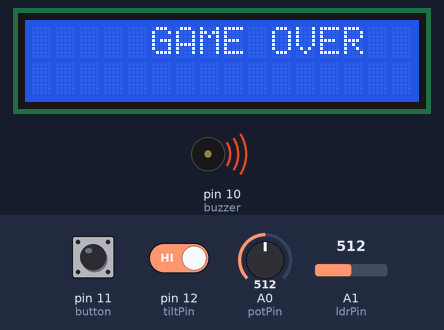
Bench run of a sketch on a simulated Arduino Uno, built with avr-gcc and run on an emulated ATmega328P. On the bench: 16×2 character LCD, buzzer (waves = sounding). The test bench sets the inputs (shaded band); at power-on: pin 12 (tiltPin) HIGH, pin 11 (button) HIGH, A0 (potPin) = 512, A1 (ldrPin) = 512. Random numbers use the default seed unless the sketch sets one; what the sketch prints to the serial monitor is not drawn.

Above: at 1.3 s.
1.4 s: pin 12 (tiltPin) driven LOW
4.4 s: pin 11 (button) pulled LOW for 1 s
At 5.35 s:
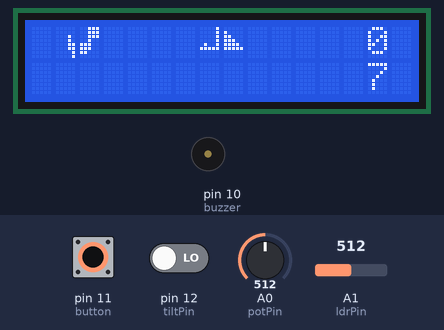
At 5.95 s:
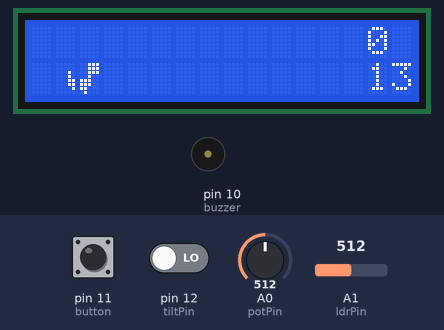
6.0 s: A0 (potPin) set to 716
At 8.6 s:
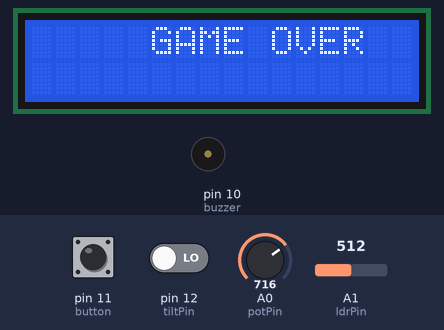
9.0 s: A0 (potPin) set to 524
11.0 s: A0 (potPin) set to 502
13.7 s: A1 (ldrPin) set to 104
16.7 s: A1 (ldrPin) set to 89
At 20.82 s:
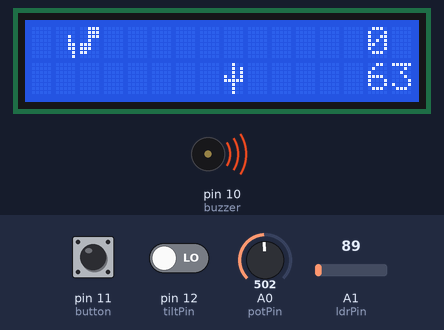
Timing chart, 0 to 26.1 s (numbered marks = the images above; inputs shaded):
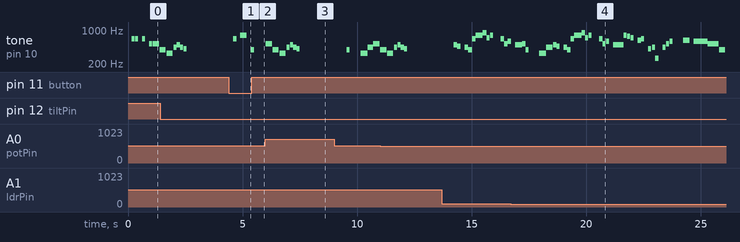

The sketch:

Chrome_Dino_Game_on_LCD_with_Multiple_Control_Systems.ino
```cpp
#include <Wire.h>
#include <LiquidCrystal_I2C.h>

// I2C LCD initialization (Adjust address as needed)
LiquidCrystal_I2C lcd(0x27, 16, 2);

// Custom characters (Dino, branches, bird)
byte DINO_STANDING_PART_1[8]   = {B00000, B00000, B00010, B00010, B00011, B00011, B00001, B00001};
byte DINO_STANDING_PART_2[8]   = {B00111, B00111, B00111, B00100, B11100, B11100, B11000, B01000};
byte DINO_RIGHT_FOOT_PART_1[8] = {B00000, B00000, B00010, B00010, B00011, B00011, B00001, B00001};
byte DINO_RIGHT_FOOT_PART_2[8] = {B00111, B00111, B00111, B00100, B11100, B11100, B11000, B00000};
byte DINO_LEFT_FOOT_PART_1[8]  = {B00000, B00000, B00010, B00010, B00011, B00011, B00001, B00000};
byte DINO_LEFT_FOOT_PART_2[8]  = {B00111, B00111, B00111, B00100, B11100, B11100, B11000, B01000};
byte DOUBLE_BRANCH_PART_1[8]   = {B00000, B00100, B00100, B10100, B10100, B11100, B00100, B00100};
byte DOUBLE_BRANCH_PART_2[8]   = {B00100, B00101, B00101, B10101, B11111, B00100, B00100, B00100};
byte BIRD_WINGS_PART_1[8]      = {B00001, B00001, B00001, B00001, B01001, B11111, B00000, B00000};
byte BIRD_WINGS_PART_2[8]      = {B00000, B10000, B11000, B11100, B11110, B11111, B00000, B00000};

#define NOTE_B0  31
#define NOTE_C1  33
#define NOTE_CS1 35
#define NOTE_D1  37
#define NOTE_DS1 39
#define NOTE_E1  41
#define NOTE_F1  44
#define NOTE_FS1 46
#define NOTE_G1  49
#define NOTE_GS1 52
#define NOTE_A1  55
#define NOTE_AS1 58
#define NOTE_B1  62
#define NOTE_C2  65
#define NOTE_CS2 69
#define NOTE_D2  73
#define NOTE_DS2 78
#define NOTE_E2  82
#define NOTE_F2  87
#define NOTE_FS2 93
#define NOTE_G2  98
#define NOTE_GS2 104
#define NOTE_A2  110
#define NOTE_AS2 117
#define NOTE_B2  123
#define NOTE_C3  131
#define NOTE_CS3 139
#define NOTE_D3  147
#define NOTE_DS3 156
#define NOTE_E3  165
#define NOTE_F3  175
#define NOTE_FS3 185
#define NOTE_G3  196
#define NOTE_GS3 208
#define NOTE_A3  220
#define NOTE_AS3 233
#define NOTE_B3  247
#define NOTE_C4  262
#define NOTE_CS4 277
#define NOTE_D4  294
#define NOTE_DS4 311
#define NOTE_E4  330
#define NOTE_F4  349
#define NOTE_FS4 370
#define NOTE_G4  392
#define NOTE_GS4 415
#define NOTE_A4  440
#define NOTE_AS4 466
#define NOTE_B4  494
#define NOTE_C5  523
#define NOTE_CS5 554
#define NOTE_D5  587
#define NOTE_DS5 622
#define NOTE_E5  659
#define NOTE_F5  698
#define NOTE_FS5 740
#define NOTE_G5  784
#define NOTE_GS5 831
#define NOTE_A5  880
#define NOTE_AS5 932
#define NOTE_B5  988
#define NOTE_C6  1047
#define NOTE_CS6 1109
#define NOTE_D6  1175
#define NOTE_DS6 1245
#define NOTE_E6  1319
#define NOTE_F6  1397
#define NOTE_FS6 1480
#define NOTE_G6  1568
#define NOTE_GS6 1661
#define NOTE_A6  1760
#define NOTE_AS6 1865
#define NOTE_B6  1976
#define NOTE_C7  2093
#define NOTE_CS7 2217
#define NOTE_D7  2349
#define NOTE_DS7 2489
#define NOTE_E7  2637
#define NOTE_F7  2794
#define NOTE_FS7 2960
#define NOTE_G7  3136
#define NOTE_GS7 3322
#define NOTE_A7  3520
#define NOTE_AS7 3729
#define NOTE_B7  3951
#define NOTE_C8  4186
#define NOTE_CS8 4435
#define NOTE_D8  4699
#define NOTE_DS8 4978
#define REST      0

int melody[] = {

  // Super Mario Bros theme
  // Score available at https://musescore.com/user/2123/scores/2145
  // Theme by Koji Kondo


  NOTE_E5,8, NOTE_E5,8, REST,8, NOTE_E5,8, REST,8, NOTE_C5,8, NOTE_E5,8, //1
  NOTE_G5,4, REST,4, NOTE_G4,8, REST,4,
  NOTE_C5,-4, NOTE_G4,8, REST,4, NOTE_E4,-4, // 3
  NOTE_A4,4, NOTE_B4,4, NOTE_AS4,8, NOTE_A4,4,
  NOTE_G4,-8, NOTE_E5,-8, NOTE_G5,-8, NOTE_A5,4, NOTE_F5,8, NOTE_G5,8,
  REST,8, NOTE_E5,4,NOTE_C5,8, NOTE_D5,8, NOTE_B4,-4,
  NOTE_C5,-4, NOTE_G4,8, REST,4, NOTE_E4,-4, // repeats from 3
  NOTE_A4,4, NOTE_B4,4, NOTE_AS4,8, NOTE_A4,4,
  NOTE_G4,-8, NOTE_E5,-8, NOTE_G5,-8, NOTE_A5,4, NOTE_F5,8, NOTE_G5,8,
  REST,8, NOTE_E5,4,NOTE_C5,8, NOTE_D5,8, NOTE_B4,-4,


  REST,4, NOTE_G5,8, NOTE_FS5,8, NOTE_F5,8, NOTE_DS5,4, NOTE_E5,8,//7
  REST,8, NOTE_GS4,8, NOTE_A4,8, NOTE_C4,8, REST,8, NOTE_A4,8, NOTE_C5,8, NOTE_D5,8,
  REST,4, NOTE_DS5,4, REST,8, NOTE_D5,-4,
  NOTE_C5,2, REST,2,

  REST,4, NOTE_G5,8, NOTE_FS5,8, NOTE_F5,8, NOTE_DS5,4, NOTE_E5,8,//repeats from 7
  REST,8, NOTE_GS4,8, NOTE_A4,8, NOTE_C4,8, REST,8, NOTE_A4,8, NOTE_C5,8, NOTE_D5,8,
  REST,4, NOTE_DS5,4, REST,8, NOTE_D5,-4,
  NOTE_C5,2, REST,2,

  NOTE_C5,8, NOTE_C5,4, NOTE_C5,8, REST,8, NOTE_C5,8, NOTE_D5,4,//11
  NOTE_E5,8, NOTE_C5,4, NOTE_A4,8, NOTE_G4,2,

  NOTE_C5,8, NOTE_C5,4, NOTE_C5,8, REST,8, NOTE_C5,8, NOTE_D5,8, NOTE_E5,8,//13
  REST,1,
  NOTE_C5,8, NOTE_C5,4, NOTE_C5,8, REST,8, NOTE_C5,8, NOTE_D5,4,
  NOTE_E5,8, NOTE_C5,4, NOTE_A4,8, NOTE_G4,2,
  NOTE_E5,8, NOTE_E5,8, REST,8, NOTE_E5,8, REST,8, NOTE_C5,8, NOTE_E5,4,
  NOTE_G5,4, REST,4, NOTE_G4,4, REST,4,
  NOTE_C5,-4, NOTE_G4,8, REST,4, NOTE_E4,-4, // 19

  NOTE_A4,4, NOTE_B4,4, NOTE_AS4,8, NOTE_A4,4,
  NOTE_G4,-8, NOTE_E5,-8, NOTE_G5,-8, NOTE_A5,4, NOTE_F5,8, NOTE_G5,8,
  REST,8, NOTE_E5,4, NOTE_C5,8, NOTE_D5,8, NOTE_B4,-4,

  NOTE_C5,-4, NOTE_G4,8, REST,4, NOTE_E4,-4, // repeats from 19
  NOTE_A4,4, NOTE_B4,4, NOTE_AS4,8, NOTE_A4,4,
  NOTE_G4,-8, NOTE_E5,-8, NOTE_G5,-8, NOTE_A5,4, NOTE_F5,8, NOTE_G5,8,
  REST,8, NOTE_E5,4, NOTE_C5,8, NOTE_D5,8, NOTE_B4,-4,

  NOTE_E5,8, NOTE_C5,4, NOTE_G4,8, REST,4, NOTE_GS4,4,//23
  NOTE_A4,8, NOTE_F5,4, NOTE_F5,8, NOTE_A4,2,
  NOTE_D5,-8, NOTE_A5,-8, NOTE_A5,-8, NOTE_A5,-8, NOTE_G5,-8, NOTE_F5,-8,

  NOTE_E5,8, NOTE_C5,4, NOTE_A4,8, NOTE_G4,2, //26
  NOTE_E5,8, NOTE_C5,4, NOTE_G4,8, REST,4, NOTE_GS4,4,
  NOTE_A4,8, NOTE_F5,4, NOTE_F5,8, NOTE_A4,2,
  NOTE_B4,8, NOTE_F5,4, NOTE_F5,8, NOTE_F5,-8, NOTE_E5,-8, NOTE_D5,-8,
  NOTE_C5,8, NOTE_E4,4, NOTE_E4,8, NOTE_C4,2,

  NOTE_E5,8, NOTE_C5,4, NOTE_G4,8, REST,4, NOTE_GS4,4,//repeats from 23
  NOTE_A4,8, NOTE_F5,4, NOTE_F5,8, NOTE_A4,2,
  NOTE_D5,-8, NOTE_A5,-8, NOTE_A5,-8, NOTE_A5,-8, NOTE_G5,-8, NOTE_F5,-8,

  NOTE_E5,8, NOTE_C5,4, NOTE_A4,8, NOTE_G4,2, //26
  NOTE_E5,8, NOTE_C5,4, NOTE_G4,8, REST,4, NOTE_GS4,4,
  NOTE_A4,8, NOTE_F5,4, NOTE_F5,8, NOTE_A4,2,
  NOTE_B4,8, NOTE_F5,4, NOTE_F5,8, NOTE_F5,-8, NOTE_E5,-8, NOTE_D5,-8,
  NOTE_C5,8, NOTE_E4,4, NOTE_E4,8, NOTE_C4,2,
  NOTE_C5,8, NOTE_C5,4, NOTE_C5,8, REST,8, NOTE_C5,8, NOTE_D5,8, NOTE_E5,8,
  REST,1,

  NOTE_C5,8, NOTE_C5,4, NOTE_C5,8, REST,8, NOTE_C5,8, NOTE_D5,4, //33
  NOTE_E5,8, NOTE_C5,4, NOTE_A4,8, NOTE_G4,2,
  NOTE_E5,8, NOTE_E5,8, REST,8, NOTE_E5,8, REST,8, NOTE_C5,8, NOTE_E5,4,
  NOTE_G5,4, REST,4, NOTE_G4,4, REST,4,
  NOTE_E5,8, NOTE_C5,4, NOTE_G4,8, REST,4, NOTE_GS4,4,
  NOTE_A4,8, NOTE_F5,4, NOTE_F5,8, NOTE_A4,2,
  NOTE_D5,-8, NOTE_A5,-8, NOTE_A5,-8, NOTE_A5,-8, NOTE_G5,-8, NOTE_F5,-8,

  NOTE_E5,8, NOTE_C5,4, NOTE_A4,8, NOTE_G4,2, //40
  NOTE_E5,8, NOTE_C5,4, NOTE_G4,8, REST,4, NOTE_GS4,4,
  NOTE_A4,8, NOTE_F5,4, NOTE_F5,8, NOTE_A4,2,
  NOTE_B4,8, NOTE_F5,4, NOTE_F5,8, NOTE_F5,-8, NOTE_E5,-8, NOTE_D5,-8,
  NOTE_C5,8, NOTE_E4,4, NOTE_E4,8, NOTE_C4,2,

  //game over sound
  NOTE_C5,-4, NOTE_G4,-4, NOTE_E4,4, //45
  NOTE_A4,-8, NOTE_B4,-8, NOTE_A4,-8, NOTE_GS4,-8, NOTE_AS4,-8, NOTE_GS4,-8,
  NOTE_G4,8, NOTE_D4,8, NOTE_E4,-2,

};

int notes = sizeof(melody) / sizeof(melody[0]) / 2;
int tempo = 200;
int wholenote = (60000 * 4) / tempo;
int currentNote = 0;
unsigned long musicTimer = 0;

// Variables
int dino_col_1 = 1;
int dino_col_2 = 2;
int dino_row = 1;

unsigned long timer = 0;    // Using millis instead of delay
int period = 100;           // Period in milliseconds
int flag = 1;

int branch_row = 0;
int branch_col = 13;
int period2 = 100;
unsigned long timer2 = 0;
int a = 0;
int b = 1;
int c = 2;
int d = 0;
unsigned long timer3 = 0;
int period3 = 100;
int points = 0;
int points2 = 0;
int randomNumber = 0;
int bird_col = 13;
int e = 0;
int bird_row = 1;
int currentSignal = 0;
int oldSignal = 0;
int f = 13;
int acceleration = 1;
unsigned long timer4 = 0;
int period4 = 800;
int button = 11; // Pushbutton pin for jumping
int buzzer = 10; // Buzzer pin for sound effects
int tiltPin = 12;


// Added for potentiometer
int potPin = A0;       // Potentiometer input pin
int potValue = 0;      // To store the potentiometer reading
int jumpThreshold = 512; // Adjust this threshold as needed (0-1023 scale)

int ldrPin = A1;          // LDR input pin
int ldrValue = 0;         // To store the LDR reading
int ldrThreshold = 100;   // Adjust this after testing LDR values in light and dark conditions

bool gameOver = false;

void setup() {
  pinMode(button, INPUT_PULLUP);
  pinMode(buzzer, OUTPUT);
  pinMode(tiltPin, INPUT_PULLUP);

  Serial.begin(9600);
  // No need to set pinMode for A0 as analog pins don't require pinMode for input

  lcd.init();        // Initialize the LCD for I2C
  lcd.backlight();   // Turn on the LCD backlight

  // Create custom characters
  lcd.createChar(0, DINO_STANDING_PART_1);
  lcd.createChar(1, DINO_STANDING_PART_2);
  lcd.createChar(2, DINO_RIGHT_FOOT_PART_1);
  lcd.createChar(3, DINO_RIGHT_FOOT_PART_2);
  lcd.createChar(4, DINO_LEFT_FOOT_PART_1);
  lcd.createChar(5, DINO_LEFT_FOOT_PART_2);
  lcd.createChar(6, DOUBLE_BRANCH_PART_1);
  lcd.createChar(7, DOUBLE_BRANCH_PART_2);
}

void playMusic() {
  if (millis() - musicTimer > wholenote / abs(melody[currentNote * 2 + 1])) {
    // Play the current note
    int note = melody[currentNote * 2];
    int duration = melody[currentNote * 2 + 1];

    if (note != REST) {
      tone(buzzer, note, (wholenote / duration) * 0.9); // Play for 90% of the duration
    }

    // Advance to the next note
    currentNote++;
    if (currentNote >= notes) {
      currentNote = 0; // Restart the melody
    }

    musicTimer = millis();
  }
}

void playGameOverSound() {
  int gameOverMelody[] = {NOTE_C5, -4, NOTE_G4, -4, NOTE_E4, 4, NOTE_A4, -8, NOTE_B4, -8, NOTE_A4, -8, NOTE_GS4, -8};
  int gameOverNotes = sizeof(gameOverMelody) / sizeof(gameOverMelody[0]);

  for (int i = 0; i < gameOverNotes; i += 2) {
    tone(buzzer, gameOverMelody[i], wholenote / abs(gameOverMelody[i + 1]) * 0.9);
    delay(wholenote / abs(gameOverMelody[i + 1]));
  }
  noTone(buzzer);
}

void loop() {
  playMusic();

  // Read potentiometer value
  potValue = analogRead(potPin);
   // Read LDR value
  ldrValue = analogRead(ldrPin);
  // Serial.println(ldrValue);
  int tiltState = digitalRead(tiltPin);
  // If the tilt sensor is tilted, it will connect the pin to GND, so tiltState will be LOW.
  // If not tilted, tiltState will be HIGH.

  bool isTilted = (tiltState == HIGH);
  Serial.println(tiltState);

  bool isJumping = (digitalRead(button) == LOW)      // button pressed
               || (potValue > jumpThreshold)       // potentiometer above threshold
               || (ldrValue < ldrThreshold)        // LDR indicates dark
               || isTilted;                        // tilt sensor activated

  // Handle dinosaur foot switching using millis
  if (millis() > timer + period) {
    timer = millis();
    if (flag == 1) {
      flag = 2;
    } else if (flag == 2) {
      flag = 1;
    }
  }

  // Control the speed of the branches
  if (millis() > timer2 + period2) {
    timer2 = millis();
    branch_col = branch_col - 1;
    if (branch_col < 0) {
      branch_col = 13;
      period2 = period2 - acceleration; // Increasing speed over time
      randomNumber = random(0, 3);     // Generate random obstacle
    }

    // Clear old obstacle positions
    f = branch_col + 1;
    lcd.setCursor(f, 1);
    lcd.print(" ");
    f = branch_col + 1;
    lcd.setCursor(f, 0);
    lcd.print(" ");

    lcd.setCursor(0, 1);
    lcd.print(" ");
    lcd.setCursor(0, 0);
    lcd.print(" ");

    a = 1;
  }

  // Display dinosaur
  if (d == 0) {
    if (flag == 1) {
      lcd.setCursor(dino_col_1, dino_row);
      lcd.write(byte(2));
      lcd.setCursor(dino_col_2, dino_row);
      lcd.write(byte(3));
    } else if (flag == 2) {
      lcd.setCursor(dino_col_1, dino_row);
      lcd.write(byte(4));
      lcd.setCursor(dino_col_2, dino_row);
      lcd.write(byte(5));
    }
  }

  // Display obstacles
  if (a == 1) {
    if (randomNumber == 1) {
      branch_row = 1;
      lcd.createChar(6, DOUBLE_BRANCH_PART_1);
      lcd.setCursor(branch_col, branch_row);
      lcd.write(byte(6));
    } else if (randomNumber == 2) {
      branch_row = 1;
      lcd.createChar(7, DOUBLE_BRANCH_PART_2);
      lcd.setCursor(branch_col, branch_row);
      lcd.write(byte(7));
    } else {
      // Bird obstacle
      bird_col = branch_col - 1;
      branch_row = 0;
      lcd.createChar(6, BIRD_WINGS_PART_1);
      lcd.setCursor(bird_col, branch_row);
      lcd.write(byte(6));

      lcd.createChar(7, BIRD_WINGS_PART_2);
      lcd.setCursor(branch_col, branch_row);
      lcd.write(byte(7));
    }
    a = 0;
  }

  // Collision conditions
  // If jumping and obstacles are at collision positions (bird at top level)
  if (isJumping && (branch_col == 1 || branch_col == 2 || bird_col == 1 || bird_col == 2) && branch_row == 0) {
    lcd.clear();
    lcd.setCursor(5, 0);
    lcd.print("GAME OVER");
    playGameOverSound();
    delay(2000);
    lcd.clear();
    gameOver = false;
    branch_col = 15;
    period2 = 100;
    points = 0;
    points2 = 0;
    period2 = 100;
  }

  // Branch collision condition (when on the ground)
  if ((branch_col == b || branch_col == c) && branch_row == 1) {
    lcd.clear();
    lcd.setCursor(5, 0);
    lcd.print("GAME OVER");
    playGameOverSound();
    delay(2000);
    lcd.clear();
    gameOver = false;
    branch_col = 15;
    period2 = 100;
    points = 0;
    points2 = 2;
    period2 = 100;
  }

  // Jumping logic
  if (isJumping) {
    // Move dinosaur up
    b = 50; // Assign large values so they don't coincide with obstacle columns
    c = 50;

    if (d == 0) {
      lcd.setCursor(0, 1);  // CLEAR BELOW
      lcd.print("    ");
    }
    d = 1;

    lcd.setCursor(dino_col_1, 0);
    lcd.write(byte(2));
    lcd.setCursor(dino_col_2, 0);
    lcd.write(byte(3));

    // Points accumulation delay
    if (millis() > timer4 + period4) {
      timer4 = millis();
      int note[] = {600};
      // You could potentially add a sound effect for the jump here if desired
    }
  } else {
     // Clear the top row where the dinosaur was drawn
    lcd.setCursor(dino_col_1, 0);
    lcd.print(" ");
    lcd.setCursor(dino_col_2, 0);
    lcd.print(" ");
    // Dinosaur goes down
    b = 1;
    c = 2;
    d = 0;

     // Redraw the dinosaur at the bottom row (you likely already have this code)
    if (flag == 1) {
      lcd.setCursor(dino_col_1, dino_row);
      lcd.write(byte(2));
      lcd.setCursor(dino_col_2, dino_row);
      lcd.write(byte(3));
    } else if (flag == 2) {
      lcd.setCursor(dino_col_1, dino_row);
      lcd.write(byte(4));
      lcd.setCursor(dino_col_2, dino_row);
      lcd.write(byte(5));
    }
  }

  // Points accumulation over time
  if (millis() > timer3 + period3) {
    timer3 = millis();
    lcd.setCursor(14, 1);
    lcd.print(points);

    points = points + 1;

    if (points == 100) {
      points = 0;
      points2 = points2 + 1;
      if (points2 == 100) {
        points2 = 0;
      }
    }

    lcd.setCursor(14, 1);
    lcd.print(points);
    lcd.setCursor(14, 0);
    lcd.print(points2);

    // State change detector for the button
    currentSignal = digitalRead(button);
    if (currentSignal != oldSignal) {
      lcd.setCursor(1, 0);
      lcd.print("  ");
    }
    oldSignal = currentSignal;
  }
}
```

Measured:
- the behaviour switches between 100 and 99 on A1 (ldrPin) (found by bisection; images 3 and 4)
- by itself, tone on pin 10 (buzzer): plays 494 Hz for 0.31 s, 523 Hz for 0.15 s, 392 Hz for 0.14 s, 330 Hz for 0.30 s, 440 Hz for 0.27 s, 494 Hz for 0.15 s … (33 notes in this stretch)
